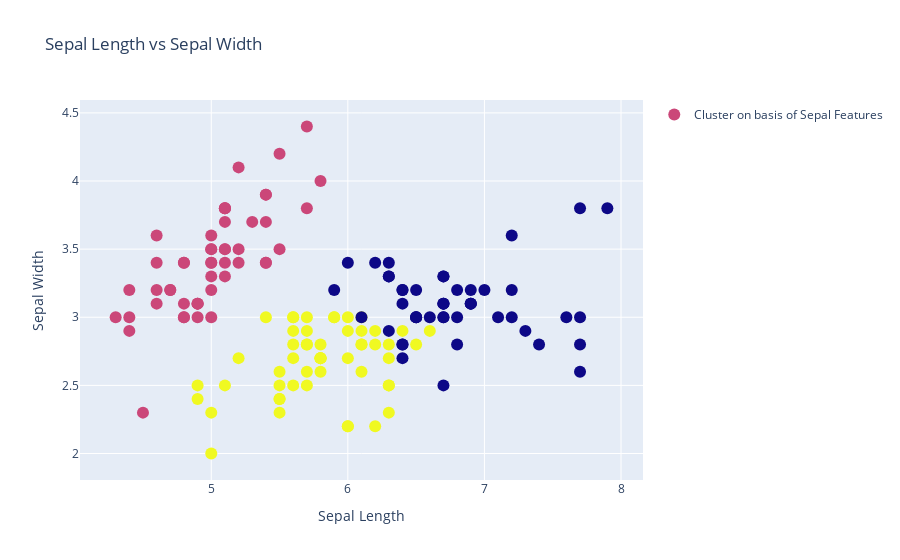

Write notebook code for a chart like this one.
### Markdown cell above
# Visualizing The Clusters

### Code cell
trace=go.Scatter(x=df["sepal_length"],y=df["sepal_width"],
                 name="Cluster on basis of Sepal Features",
                 mode="markers",
                 marker=dict(size=12,
                             color=df["Cluster ID"],
                             opacity=1))



layout=go.Layout(title="Sepal Length vs Sepal Width",showlegend=True,
                 xaxis=dict(title="Sepal Length"),
                 yaxis=dict(title="Sepal Width"))

fig=go.Figure(data=trace,layout=layout)

iplot(fig)

### Figure 1 — Plotly figure (JSON) as saved in the notebook; plotly's stock layout.template omitted (floating-point values rounded to 4 significant figures; data arrays with more than 128 entries replaced by an {"elided": "..."} marker saying what was removed)
{"data": [{"marker": {"color": {"elided": "150 int values"}, "opacity": 1, "size": 12}, "mode": "markers", "name": "Cluster on basis of Sepal Features", "type": "scatter", "x": {"elided": "150 float values"}, "y": {"elided": "150 float values"}}], "layout": {"showlegend": true, "title": {"text": "Sepal Length vs Sepal Width"}, "xaxis": {"title": {"text": "Sepal Length"}}, "yaxis": {"title": {"text": "Sepal Width"}}}}
